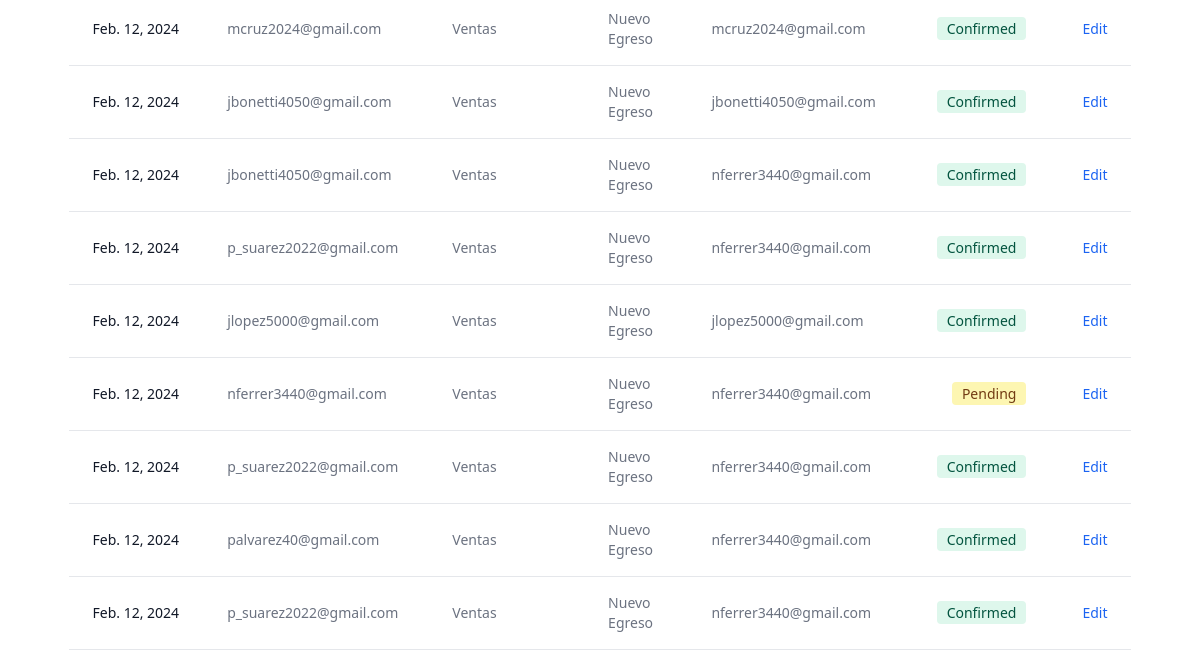
The page /tasks/ (lower part) on the database as committed earlier.
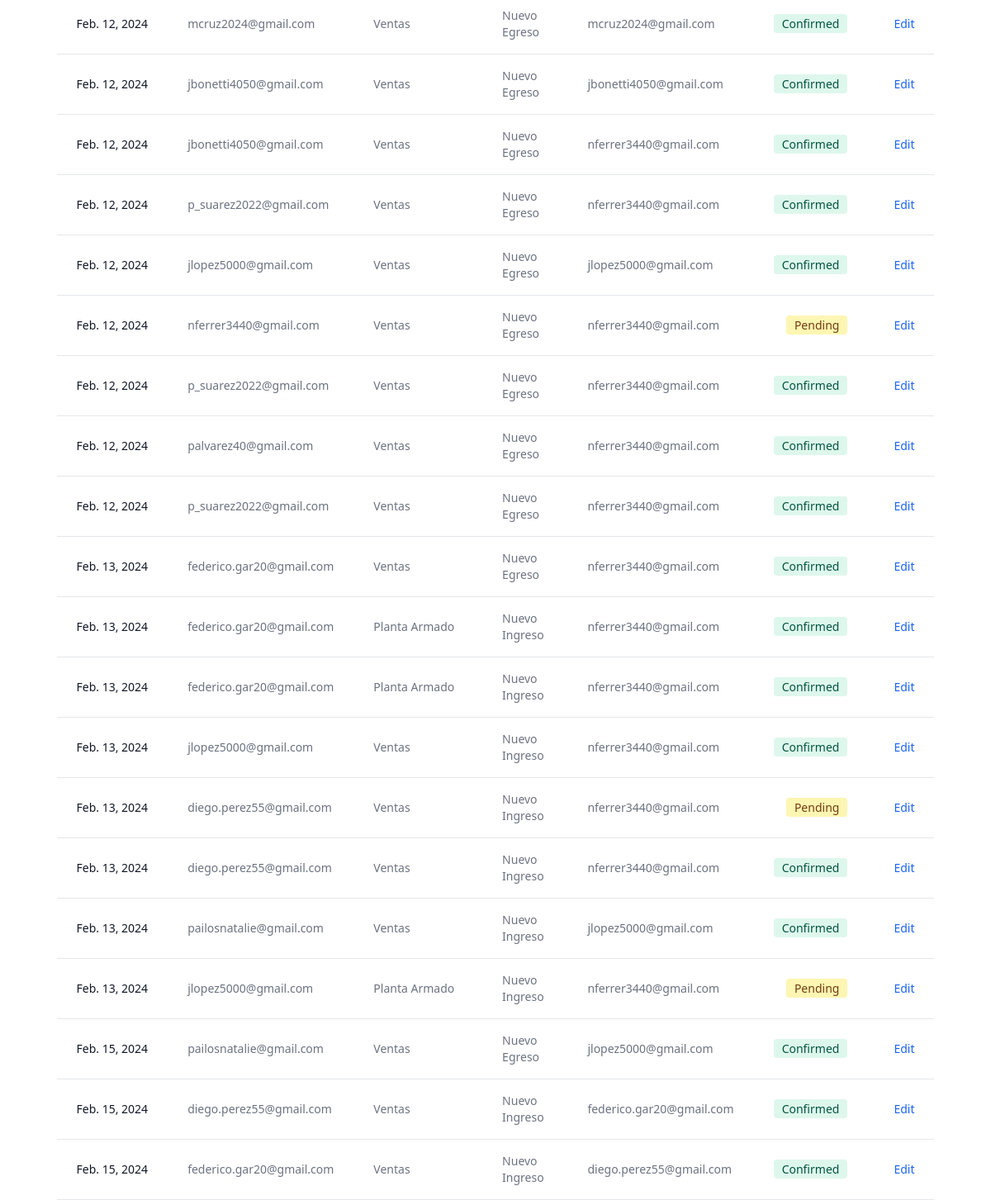
The same page on the database as committed later.
### filsa/models.py (models this page shows)
class Tasks(models.Model):
    STATUS = [('Pending','Pending'),
              ('Confirmed','Confirmed')]
    DEPARTMENT = [('Ventas','Ventas'),
                ('Planta Armado', 'Planta Armado'),
                ('Administración', 'Administraicón'),
                ('Servicio Técnico', 'Servicio Técnico'),
                ('Logística','Logística')
                ]
    MOTIVOSINGRESO = [('Transferencia Depósitos', 'Transferencia Depósitos'),
                ('Importación', 'Importación'),
                 ('Compra en Plaza', 'Compra en Plaza'),
                 ('Armado Nuevo Producto', 'Armado Nuevo Producto' )]
    MOTIVOSEGRESO = [('Servicio Técnico', 'Servicio Técnico'),
                     ('Planta de Armado', 'Planta de Armado'),
                      ('Ventas', 'Ventas'),
                       ('Mantenimiento', 'Mantenimiento') ]
    task_id = models.AutoField(primary_key=True)
    receptor = models.ForeignKey(CustomUser, on_delete=models.CASCADE, related_name='receptor',  blank=True, null=True)
    issuer = models.ForeignKey(CustomUser, on_delete=models.CASCADE, related_name='issuer', blank=True, null=True)
    status = models.CharField(max_length=30, choices= STATUS, default='Pending')
    department = models.CharField(max_length=30, choices = DEPARTMENT, default='Sales')
    date = models.DateField(verbose_name=u"Fecha")
    deliveryDate = models.DateField(verbose_name=u"Fecha", default = '1970-01-01')
    motivoIngreso = models.CharField(max_length=30, choices = MOTIVOSINGRESO) # default='Transferencia Depósitos')
    motivoEgreso = models.CharField(max_length=30, choices = MOTIVOSEGRESO) #default='Transferencia Depósitos')
    warehouse = models.ForeignKey(Warehouses, on_delete= models.CASCADE, blank=True, null=True)
    actionType = models.CharField(max_length=20,  default='Inbound')

class CustomUser(AbstractUser):
    ROLES = [('Operator', 'Operator'),
             ('Logistic','Logistic'),
             ('Supervisor','Supervisor')]
    DEPARTMENT = [('Ventas','Ventas'),
                ('Dirección', 'Dirección'),
                ('Administración', 'Administración'),
                ('Taller', 'Taller'),
                ('Logística','Logística')
                ]
    username = models.CharField(max_length=50)
    password = models.CharField(max_length=50)
    email = models.EmailField(max_length=50, blank=False, unique=True,
                              default='', error_messages =
                                {'required': 'Please provide your email address.',
                  'unique': 'An account with this email exist'},)
    departamento = models.CharField(max_length=30, choices = DEPARTMENT, default='Sales')
    USERNAME_FIELD = 'email'
    REQUIRED_FIELDS = ['username']
    role = models.CharField(max_length=40, choices=ROLES, blank=True, null=True)

### filsa/views.py (the view)
# urls.py: path('tasks/', TaskListView.as_view() , name='tasks'),
class TaskListView(generic.ListView):
    template_name = 'tasks.html'
    model = Tasks
    def get_queryset(self) -> QuerySet[Any]:
        self.tasks = Tasks.objects.all() #filter(status='Pending') # , actionType='Nueva Solicitud')
        return self.tasks
    def get_context_data(self, **kwargs):
        context = super(TaskListView, self).get_context_data(**kwargs)
        context['tasks'] = self.tasks
        return context

### filsa/templates/tasks.html (shortened to what this page needs)
{% extends '_base.html' %}
{% load static %}
{% block content %}
<div class="mt-10 sm:rounded-lg">
    <table class="py-8 px-4 mx-auto max-w-2xl lg:py-16 text-sm text-left rtl:text-right text-gray-500 dark:text-gray-400">
        <tbody>
            {% for task in tasks %}
            <tr class="bg-white border-b dark:bg-gray-800 dark:border-gray-700">
                <th scope="row" class="px-6 py-4 font-medium text-gray-900 whitespace-nowrap dark:text-white">
                    {{task.date}}
                </th>
                <td class="px-6 py-4">
                    {{task.issuer}}
                </td>
                <td class="px-6 py-4">
                    {{task.department}}
                </td>
                <td class="px-6 py-4">
                    {{task.actionType}}
                </td>
                <td class="px-6 py-4">
                    {{task.receptor}}
                </td>
                    {% if task.status == 'Pending' %}
                    <td class="px-6 py-4 text-right">
                        <span class="bg-yellow-100 text-yellow-800 text-sm font-medium me-2 px-2.5 py-0.5 rounded dark:bg-yellow-900 dark:text-yellow-300">{{task.status}}</span>
                    </td>
                    {% else %}
                    <td class="px-6 py-4 text-right">
                    <span class="bg-green-100 text-green-800 text-sm font-medium me-2 px-2.5 py-0.5 rounded dark:bg-green-900 dark:text-green-300">{{task.status}}</span>
                </td>
                {% endif %}
                {% if task.actionType == 'Nuevo Egreso' %}
                <td class="px-6 py-4 text-right">
                    <a href="{% url 'outbounddelivery' requested_id=task.task_id %}"  class="font-medium text-blue-600 dark:text-blue-500 hover:underline">Edit</a>
                </td>
                {% else %}
                <td class="px-6 py-4 text-right">
                    <a href="{% url 'inboundreception' requested_id=task.task_id %}"  class="font-medium text-blue-600 dark:text-blue-500 hover:underline">Edit</a>
                </td>
                 {% endif %}
            </tr>
            {% endfor %}
        </tbody>
    </table>
</div>
  {% endblock content %}

### filsa/templates/_base.html (shortened to what this page needs)
{% load compress %}
{% load static %}
<!DOCTYPE html>
<html lang="en">
<head>
<link rel="stylesheet" href="https://ajax.googleapis.com/ajax/libs/jqueryui/1.11.4/themes/smoothness/jquery-ui.css">
    {% compress css %}
    <link rel="stylesheet" href="{% static 'src/output.css' %}">
    {% endcompress %}
</head>
 {% block content %}
 {% endblock content %}
</body>
</html>

Rows that differ between the two databases and show on the page:
added Tasks: date "Feb. 13, 2024", issuer "federico.gar20@gmail.com", department "Ventas", actionType "Nuevo Egreso", receptor "nferrer3440@gmail.com", status "Confirmed", shows "Edit"
added Tasks: date "Feb. 13, 2024", issuer "federico.gar20@gmail.com", department "Planta Armado", actionType "Nuevo Ingreso", receptor "nferrer3440@gmail.com", status "Confirmed", shows "Edit"
added Tasks: date "Feb. 13, 2024", issuer "federico.gar20@gmail.com", department "Planta Armado", actionType "Nuevo Ingreso", receptor "nferrer3440@gmail.com", status "Confirmed", shows "Edit"
added Tasks: date "Feb. 13, 2024", issuer "jlopez5000@gmail.com", department "Ventas", actionType "Nuevo Ingreso", receptor "nferrer3440@gmail.com", status "Confirmed", shows "Edit"
added Tasks: date "Feb. 13, 2024", issuer "diego.perez55@gmail.com", department "Ventas", actionType "Nuevo Ingreso", receptor "nferrer3440@gmail.com", status "Pending", shows "Edit"
added Tasks: date "Feb. 13, 2024", issuer "diego.perez55@gmail.com", department "Ventas", actionType "Nuevo Ingreso", receptor "nferrer3440@gmail.com", status "Confirmed", shows "Edit"
added Tasks: date "Feb. 13, 2024", issuer "pailosnatalie@gmail.com", department "Ventas", actionType "Nuevo Ingreso", receptor "jlopez5000@gmail.com", status "Confirmed", shows "Edit"
added Tasks: date "Feb. 13, 2024", issuer "jlopez5000@gmail.com", department "Planta Armado", actionType "Nuevo Ingreso", receptor "nferrer3440@gmail.com", status "Pending", shows "Edit"
added Tasks: date "Feb. 15, 2024", issuer "pailosnatalie@gmail.com", department "Ventas", actionType "Nuevo Egreso", receptor "jlopez5000@gmail.com", status "Confirmed", shows "Edit"
added Tasks: date "Feb. 15, 2024", issuer "diego.perez55@gmail.com", department "Ventas", actionType "Nuevo Ingreso", receptor "federico.gar20@gmail.com", status "Confirmed", shows "Edit"
added Tasks: date "Feb. 15, 2024", issuer "federico.gar20@gmail.com", department "Ventas", actionType "Nuevo Ingreso", receptor "diego.perez55@gmail.com", status "Confirmed", shows "Edit"
